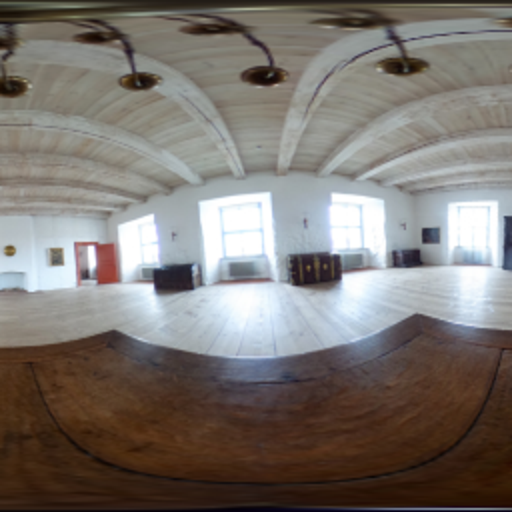
#> input picture path/to/datasetOmniD_256_1024/hr_1024/00025_e.png, 1024 x 1024 px, given as the content of the folder /home/henrique/Documentos/360° SR/CNN360/LR, which was not available (shown at 1/2 size)
$ python conversorHR.py
#> lines starting #> are read from the running program, lines starting #| are printed output that depends on the picture; pictures that were not available may be replaced by others from this repository, and a replacement may not be noted
import os
from PIL import Image

# Função para redimensionar a imagem para dimensões divisíveis por 224
def resize_image(img, target_width, target_height):
    # Redimensionar para as novas dimensões divisíveis por 224
    return img.resize((target_width, target_height), Image.Resampling.LANCZOS)

# Função para cortar a imagem em blocos de 224x224
def cut_image_into_patches(img_path, output_dir, patch_size=224, resize_dims=(2016, 896)):
    # Abrir a imagem
#> called with output_dir = 'dataset_28_224/hr_224', patch_size = 224, resize_dims = (2016, 896)
    img = Image.open(img_path)
#> img is the input picture: PIL image 1024x1024 RGB; mean R, G, B 123.7, 117.6, 112.8

    # Redimensionar a imagem para dimensões divisíveis por 224
    img = resize_image(img, *resize_dims)
#> in resize_image, `return img.resize((target_width, target_height), Image.Resampling.LANC..`:
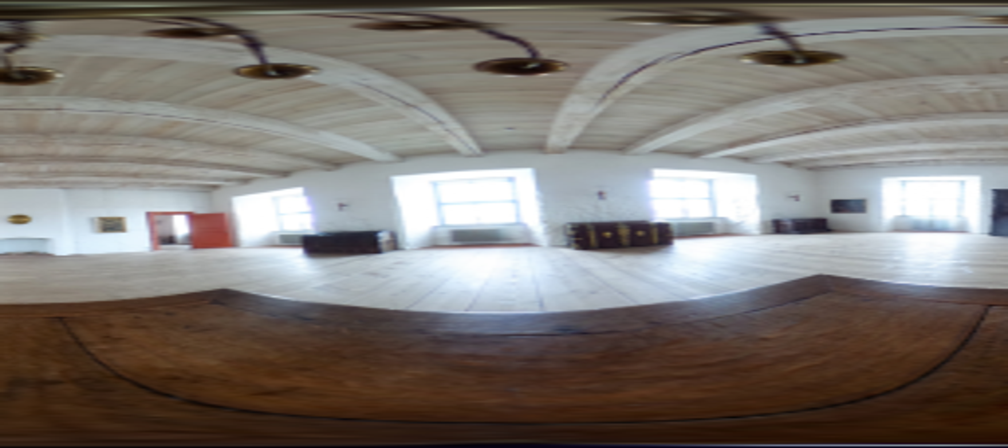
#> returned value: PIL image 2016x896 RGB (shown at 1/2 size); mean R, G, B 123.7, 117.6, 112.8

    width, height = img.size
#> width = 2016; height = 896

    # Criar diretório de saída se não existir
    os.makedirs(output_dir, exist_ok=True)

    patch_number = 0
    # Iterar sobre a imagem e cortar em blocos de 224x224
    for top in range(0, height, patch_size):
        for left in range(0, width, patch_size):
            # Definir a área do bloco
            box = (left, top, left + patch_size, top + patch_size)
            patch = img.crop(box)

            # Salvar o bloco
            patch.save(os.path.join(output_dir, f"{os.path.basename(img_path).split('.')[0]}_patch_{patch_number:04d}.png"))
            patch_number += 1
#> this loop made 4 passes
#> pass 1, in cut_image_into_patches, `patch.save(os.path.join(output_dir, f"{os.path.basename(img_path).spli..`:
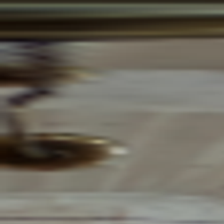
#> saved as 00025_e_patch_0000.png: PIL image 224x224 RGB; mean R, G, B 107, 102.7, 91.7
#> pass 1, in cut_image_into_patches, `patch.save(os.path.join(output_dir, f"{os.path.basename(img_path).spli..`:
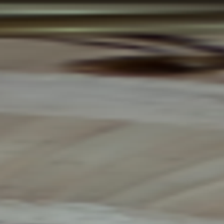
#> saved as 00025_e_patch_0001.png: PIL image 224x224 RGB; mean R, G, B 116.3, 112.8, 102.4
#> pass 1, in cut_image_into_patches, `patch.save(os.path.join(output_dir, f"{os.path.basename(img_path).spli..`:
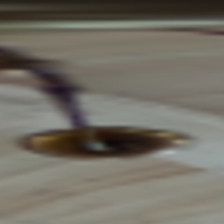
#> saved as 00025_e_patch_0002.png: PIL image 224x224 RGB; mean R, G, B 114.3, 110.3, 100.4
#> pass 1, in cut_image_into_patches, `patch.save(os.path.join(output_dir, f"{os.path.basename(img_path).spli..`:
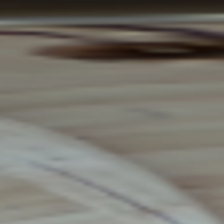
#> saved as 00025_e_patch_0003.png: PIL image 224x224 RGB; mean R, G, B 118.4, 115.5, 107.7
#> after the loop:
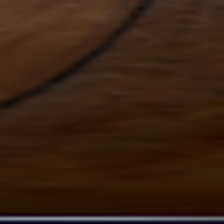
#> patch: PIL image 224x224 RGB; mean R, G, B 55.8, 33, 18.5
#> after the loop, patch_number = 36

    print(f"{patch_number} blocos de {patch_size}x{patch_size} foram gerados para a imagem {img_path}.")
#| 36 blocos de 224x224 foram gerados para a imagem /home/henrique/Documentos/360° SR/CNN360/LR/00025_e.png.

# Função principal para processar as primeiras 100 imagens
def process_images(input_dir, output_dir, resize_dims=(2016, 896), num_images=25):
    # Listar arquivos no diretório de entrada
    img_files = [f for f in os.listdir(input_dir) if f.lower().endswith(('.png', '.jpg', '.jpeg'))]

    # Processar as primeiras 'num_images' imagens
    for i, img_file in enumerate(img_files[:num_images]):
        img_path = os.path.join(input_dir, img_file)
        print(f"Processando {i+1}/{num_images}: {img_path}")
        cut_image_into_patches(img_path, output_dir, resize_dims=resize_dims)

# Exemplo de uso
input_directory = '/home/henrique/Documentos/360° SR/CNN360/LR'  # Diretório onde estão as imagens 512x256
output_directory = 'dataset_28_224/hr_224'   # Diretório para salvar os blocos 224x224
num_images = 25  # Número de imagens que você deseja processar

# Definir dimensões para redimensionamento (divisíveis por 224)
resize_dims = (2016, 896)  # Dimensões ajustadas para serem divisíveis por 224

# Processar as primeiras 100 imagens
process_images(input_directory, output_directory, resize_dims=resize_dims, num_images=num_images)

$ run again, on path/to/datasetOmniD_256_1024/lr_256/00010_d.png
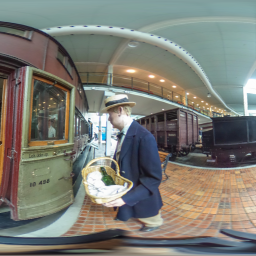
#> input picture path/to/datasetOmniD_256_1024/lr_256/00010_d.png, 256 x 256 px, given as the content of the folder /home/henrique/Documentos/360° SR/CNN360/LR, which was not available
#> in cut_image_into_patches, img is the input picture: PIL image 256x256 RGB; mean R, G, B 123.8, 124.1, 116.3
#> the loop in cut_image_into_patches, `for top in range(0, height, patch_size):` made 4 passes
#> pass 1, in cut_image_into_patches, `patch.save(os.path.join(output_dir, f"{os.path.basename(img_path).spli..`:
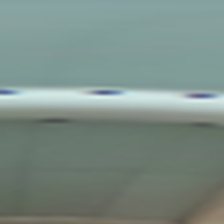
#> saved as 00010_d_patch_0003.png: PIL image 224x224 RGB; mean R, G, B 123, 140.4, 133.5
#> after the loop in cut_image_into_patches, `for top in range(0, height, patch_size):`:
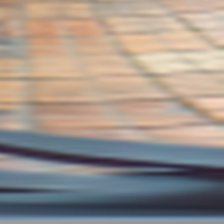
#> patch: PIL image 224x224 RGB; mean R, G, B 158.2, 147.7, 139.7
#> after the loop in cut_image_into_patches, `for top in range(0, height, patch_size):`: patch_number = 36
#| 36 blocos de 224x224 foram gerados para a imagem /home/henrique/Documentos/360° SR/CNN360/LR/00010_d.png.

$ run again, on path/to/datasetOmniD_256_1024/lr_256/00041_d.png
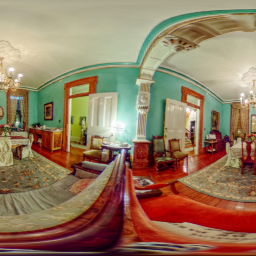
#> input picture path/to/datasetOmniD_256_1024/lr_256/00041_d.png, 256 x 256 px, given as the content of the folder /home/henrique/Documentos/360° SR/CNN360/LR, which was not available
#> in cut_image_into_patches, img is the input picture: PIL image 256x256 RGB; mean R, G, B 146.8, 121.4, 95.3
#> the loop in cut_image_into_patches, `for top in range(0, height, patch_size):` made 4 passes
#> pass 1, in cut_image_into_patches, `patch.save(os.path.join(output_dir, f"{os.path.basename(img_path).spli..`:
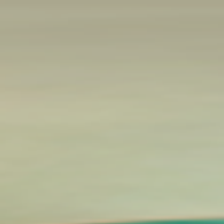
#> saved as 00041_d_patch_0003.png: PIL image 224x224 RGB; mean R, G, B 180.4, 181.6, 152.8
#> after the loop in cut_image_into_patches, `for top in range(0, height, patch_size):`:
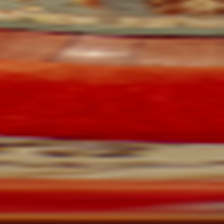
#> patch: PIL image 224x224 RGB; mean R, G, B 157.5, 66.6, 45.7
#> after the loop in cut_image_into_patches, `for top in range(0, height, patch_size):`: patch_number = 36
#| 36 blocos de 224x224 foram gerados para a imagem /home/henrique/Documentos/360° SR/CNN360/LR/00041_d.png.

$ run again, on path/to/datasetOmniD_256_1024/sr_256_1024/00010_e.png
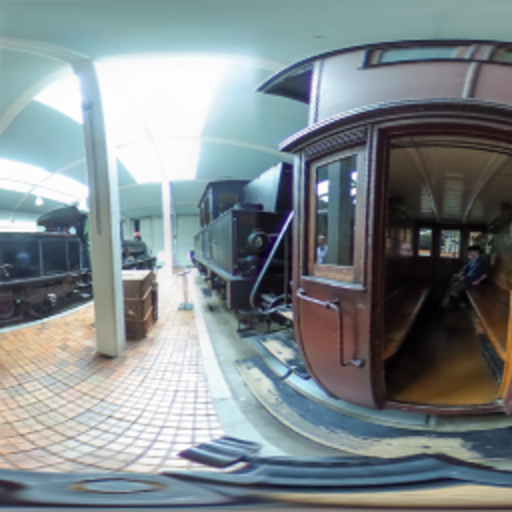
#> input picture path/to/datasetOmniD_256_1024/sr_256_1024/00010_e.png, 1024 x 1024 px, given as the content of the folder /home/henrique/Documentos/360° SR/CNN360/LR, which was not available (shown at 1/2 size)
#> in cut_image_into_patches, img is the input picture: PIL image 1024x1024 RGB; mean R, G, B 127.2, 136.5, 139.4
#> the loop in cut_image_into_patches, `for top in range(0, height, patch_size):` made 4 passes
#> pass 1, in cut_image_into_patches, `patch.save(os.path.join(output_dir, f"{os.path.basename(img_path).spli..`:
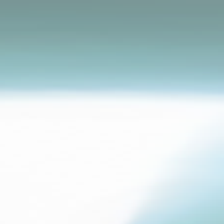
#> saved as 00010_e_patch_0003.png: PIL image 224x224 RGB; mean R, G, B 199.7, 218.1, 220.4
#> after the loop in cut_image_into_patches, `for top in range(0, height, patch_size):`:
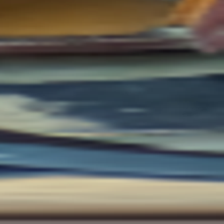
#> patch: PIL image 224x224 RGB; mean R, G, B 97.7, 99.4, 93.8
#> after the loop in cut_image_into_patches, `for top in range(0, height, patch_size):`: patch_number = 36
#| 36 blocos de 224x224 foram gerados para a imagem /home/henrique/Documentos/360° SR/CNN360/LR/00010_e.png.
